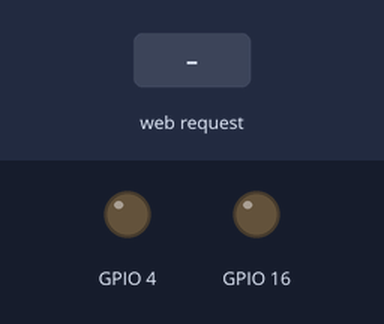
A sketch run on a simulated ESP8266 (NodeMCU). On the bench: output pins drawn as LEDs (lit = HIGH). Inputs (shaded band) come from the test bench. WiFi joins after 1.5 s; servers stay silent unless stated; uploads are accepted with an empty reply; what the sketch prints to the serial monitor is not drawn.

Above: at 1.1 s.
At 8.7 s:
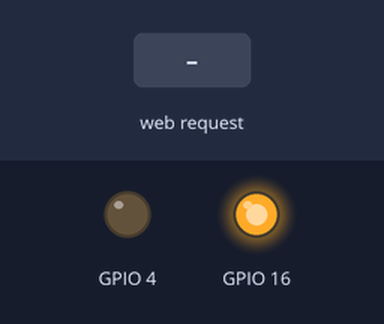
8.8 s: HTTP request GET /config?ssid=1&pass=1 received
At 24.7 s:
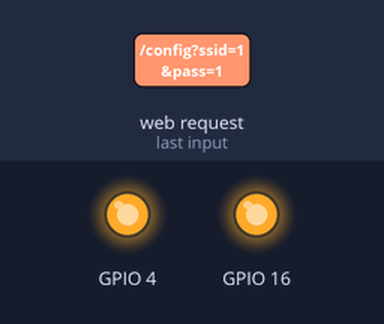
Timing chart, 0 to 25.8 s (numbered marks = the images above; inputs shaded):
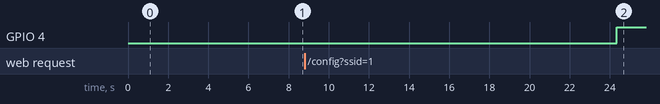

The sketch:

ESP_DOOR_CLOUD.ino
```cpp
#include <ESP8266WebServer.h>
#include <ArduinoJson.h>
#include <WiFiClientSecure.h>
#include <ESP8266HTTPClient.h>
#include <ESP8266WiFi.h>


typedef struct {
  bool on;
  bool free;
  double value;
  long index = -1L;
} Device;
Device dev;
WiFiClientSecure wifiClient;
HTTPClient http;
DynamicJsonDocument deviceJson(2048);
bool connected = false;


const char* ssid =  ""; //Enter SSID
const char* password = ""; //Enter Password

String host = "devicescontrolremote-fqx5bw2stq-lz.a.run.app";
String hosttest = "www.testingmcafeesites.com";


String  cloudLinkConnect = "https://" + host + "/connect/light/home";
String  cloudLinkState = "https://devicescontrolremote-fqx5bw2stq-lz.a.run.app/device/state/";
String  response;
int httpCode;
ESP8266WebServer server(80);


void handle_NotFound()
{
  server.send(404, "text/html", String("<html><h1>Path not found/h1></html>") + String(ssid));
}

String SendHTML()
{
  String page = "<html>";
  page += "<head><meta name=\"viewport\" content=\"width=device-width, initial-scale=1.0, user-scalable=no\">\n";

  page += "</head>\n";
  page += "<title>LED Control config data</title>\n";
  page += "<h2>Input your local WI-fi network data for configuration</h2>";
  page += "<form action=\"/config\">";
  page += "<label>ssid</label><br>\n";
  page += "<input name='ssid'><br>\n";
  page += "<label>password</label><br>\n";
  page += "<input name='pass'><br>\n";
  page += "<input type=\"submit\" value=\"submit\"/>";
  page += "</form>";
  page += "</html>";

  return page;

}

void handle_OnConnect()
{
  digitalWrite(4, 0);
  connected = false;
  server.send(200, "text/html", SendHTML());

}
void sendFirstRequest()
{
  Serial.println("State of Wifi");
  Serial.println(WiFi.status());
  wifiClient.setInsecure();

  if (!wifiClient.connect(host, 443))
  {
    Serial.print("conection has failed to establish");
    connected = false;
    sendFirstRequest();
  } else
  {
    Serial.print("CONNECTION");

    String req = String("GET ") + cloudLinkConnect + String(" HTTP/1.1\r\n") + "Host: " + host + "\r\n" + "Connection: close\r\n\r\n";

    wifiClient.print(req);
    delay(1000);
    String line = "";
    while (wifiClient.available())
    {
      line = line + wifiClient.readString();
      Serial.println(line);
      connected = true;

    }

    if (connected) {
      int nr = line.indexOf("\r\n\r\n");
      line = line.substring(nr, line.length());
      Serial.print("the found body:");
      Serial.println(line);
      dev.index = line.toInt();
      Serial.print("index of device");
      Serial.println(dev.index);

      delay(10000);


    }

  }
  if (!connected)
  {
    server.send(404, "text/html", String("<html><h1 style=\"color:red\">Configuration failed due to not being able to get id, i will try again</h1></html>") + String(ssid));
    sendFirstRequest();
  }
  else
    server.send(200, "text/html", String("<html><h1>Configuration succesful on ssid</h1></html>" ) + String(ssid));


}


void handle_config()
{
  bool correct = true;
  if ( server.hasArg( "ssid" ) && server.arg( "ssid" ) != NULL ) {
    ssid = server.arg( "ssid" ).c_str();

  }
  else
    correct = false;

  if ( server.hasArg( "pass" ) && server.arg( "pass" ) != NULL ) {
    password = server.arg( "pass" ).c_str();
  }
  else
    correct = false;

  if (correct)
  {
    WiFi.begin(ssid, password);

    while (WiFi.status() != WL_CONNECTED)
    {
      delay(500);
      Serial.print(".");


    }
    // put your setup code here, to run once:
    Serial.print("local ip address is");
    Serial.println(WiFi.localIP());
    server.send(200, "text/html", String("<html><h1 style=\"color:green\">Configuration established, please discoonect to continue</h1></html>") + String(ssid));

    sendFirstRequest();

  }
  else
    server.send(404, "text/html", String("<html><h1 style=\"color:red\">Configuration failed due to input errors</h1></html>") + String(ssid));


}


void setup() {


  Serial.begin(9600);
  delay(1000);
  Serial.println(HIGH);
  Serial.println(LOW);
  Serial.println(OUTPUT);
  pinMode(4, OUTPUT_OPEN_DRAIN);
  pinMode(16,OUTPUT);
  delay(1000);
  digitalWrite(16,LOW);
  delay(5000);
  digitalWrite(16,HIGH);

  Serial.print("connecing to");
  Serial.println(ssid);
  IPAddress ip_server(192, 0, 0, 0);
  WiFi.mode(WIFI_AP_STA);

  WiFi.softAP("SmartLEDAlex");
  // WiFi.softAPConfig(ip_server,ip_server,IPAddress(255,255,255,0));
  delay(500);
  Serial.print("stupid");


  IPAddress ip = WiFi.softAPIP();
  Serial.print("IP adress of acces_point is:");
  Serial.println(ip);

  server.on("/", handle_OnConnect);
  server.on("/config", handle_config);
  server.onNotFound(handle_NotFound);

  server.begin();


}
int tries = 10;
int current = 0;

void getData() {
  if (connected)
  {


    if (!wifiClient.connect(host, 443))
    {
      Serial.print("conection has failed to establish");
      if (current >= tries)

      { Serial.print("can't connect need to configure again");
        connected = false;
        current = 0;
      } else
      {
        current += 1;
        delay(200);
      }


    } else
    {
      Serial.print("FIND STATE");

      String req = String("GET ") + cloudLinkState + String(dev.index) + String(" HTTP/1.1\r\n") + "Host: " + host + "\r\n" + "Connection: close\r\n\r\n";

      wifiClient.print(req);
      delay(200);
      String line = "";
      while (wifiClient.available())
      {
        line = line + wifiClient.readString();
        //Serial.println(line);

      }
      //      Serial.println(line);
      int nr = line.indexOf("\r\n\r\n");


      line = line.substring(nr, line.length());
      nr = line.indexOf("{");
      int nr2 = line.lastIndexOf("}") + 1;
      line = line.substring(nr, nr2);
      Serial.print("body found:");
      Serial.println(line);
      Serial.print("end body");

      deviceJson.clear();


      deserializeJson(deviceJson, line);


      dev.on = deviceJson["on"];
      dev.free = deviceJson["free"];
      dev.value = deviceJson["value"];
      Serial.println("device state:");
      if (dev.free)
        Serial.print("free");
      else
        Serial.print("used");

      Serial.print(",");

      if (dev.on)
        Serial.print("on");
      else
        Serial.print("off");

      Serial.print(",");

      Serial.println(dev.value);
      String output;
      serializeJson(deviceJson, output);
      Serial.print("Received message");
      Serial.println(output);


      //DESERIALIZARE  SI SETARE
      if (dev.free || (!dev.free && dev.on))
      {


        Serial.print("HIGH");
        //pinMode(4, OUTPUT);
        digitalWrite(4, LOW);


      }

      else
      {
        Serial.print("LOW");
        digitalWrite(4, HIGH);


      }


    }


  }

}


void loop() {
  delay(500);
  server.handleClient();
  getData();
}
```

Measured:
- after the input at 8.8 s, GPIO 4: LOW → HIGH after 15.5 s
